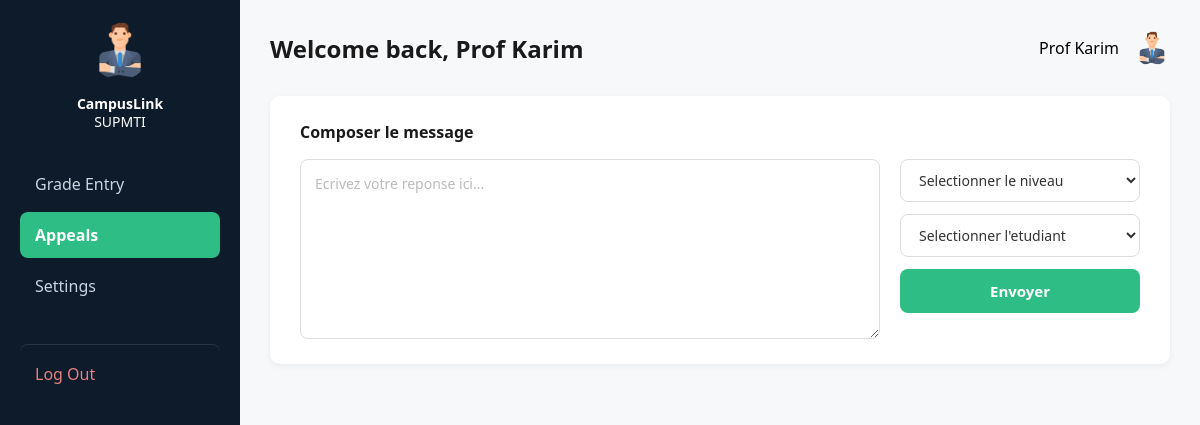
The app's page /appeals-enseignant (signed in) with its own data.
### tables this page shows
CREATE TABLE users (
        id INTEGER PRIMARY KEY AUTOINCREMENT,
        nom TEXT NOT NULL,
        email TEXT NOT NULL UNIQUE,
        mot_de_passe TEXT NOT NULL,
        role TEXT NOT NULL,
        classe TEXT,
        cne TEXT,
        cin TEXT,
        photo TEXT
    );

### app.py (the view, shortened to what this page needs)
@app.route('/appeals-enseignant', methods=['GET', 'POST'])
def appeals_enseignant():
    if session.get('user_role') != 'enseignant':
        return redirect(url_for('login'))
    enseignant_id = session.get('user_id')
    success = False
    connexion = sqlite3.connect('campuslink.db')
    curseur = connexion.cursor()
    curseur.execute('''
        SELECT messages.id, messages.contenu, messages.date_envoi,
               messages.statut, messages.reponse,
               users.nom, users.classe
        FROM messages
        JOIN users ON users.id = messages.etudiant_id
        WHERE messages.enseignant_id = ?
        ORDER BY messages.date_envoi DESC
    ''', (enseignant_id,))
    rows = curseur.fetchall()
    messages_pending  = []
    messages_answered = []
    curseur.execute("SELECT DISTINCT classe FROM users WHERE role = 'etudiant' AND classe IS NOT NULL ORDER BY classe")
    classes = [c[0] for c in curseur.fetchall()]
    connexion.close()
    return render_template(
        'appeals_enseignant.html',
        nom=session.get('user_nom'),
        messages_pending=messages_pending,
        messages_answered=messages_answered,
        classes=classes,
        success=success
    )

### app.py (called while the page is built)
@app.context_processor
def inject_current_user():
    current_role = session.get('user_role')
    current_nom = session.get('user_nom')
    current_photo = 'avatar.png'
    if 'user_id' in session:
        connexion = sqlite3.connect('campuslink.db')
        curseur = connexion.cursor()
        curseur.execute("SELECT photo FROM users WHERE id = ?", (session.get('user_id'),))
        resultat = curseur.fetchone()
        connexion.close()
        if resultat and resultat[0]:
            current_photo = resultat[0]
    return dict(
        current_role=current_role,
        current_nom=current_nom,
        current_photo=current_photo
    )

### templates/appeals_enseignant.html (shortened to what this page needs)
{% extends "base.html" %}
{% block page_header %}Welcome back, {{ current_nom }}{% endblock %}
{% block extra_css %}
<link rel="stylesheet" href="{{ url_for('static', filename='css/appeals_enseignant.css') }}">
{% endblock %}
{% block content %}
<div class="appeals-layout">
    <div class="compose-card">
        <h3>Composer le message</h3>
        <form method="POST" action="{{ url_for('appeals_enseignant') }}">
            <textarea name="reponse" class="compose-textarea" placeholder="Ecrivez votre reponse ici..."
                required></textarea>
            <div class="compose-right">
                <select name="classe" id="classeSelect" class="compose-select"
                    onchange="filterEtudiants(this.value)">
                    <option value="" disabled selected>Selectionner le niveau</option>
                </select>
                <select name="message_id" id="etudiantSelect" class="compose-select" required>
                    <option value="" disabled selected>Selectionner l'etudiant</option>
                </select>
                <button type="submit" class="btn-envoyer">Envoyer</button>
            </div>
        </form>
    </div>
</div>
{% endblock %}

### templates/base.html (shortened to what this page needs)
<!DOCTYPE html>
<html lang="fr">
<head>
    <link rel="stylesheet" href="{{ url_for('static', filename='css/dashboard.css') }}">
    {% block extra_css %}{% endblock %}
</head>
<body>
<div class="dashboard-layout">
    <aside class="sidebar">
        <div class="sidebar-profile">
            <img src="{{ url_for('static', filename='uploads/' + current_photo) if current_photo != 'avatar.png' else url_for('static', filename='images/avatar.png') }}"
                 class="sidebar-avatar" alt="Avatar">
            <div class="sidebar-brand"><strong>CampusLink</strong><br>SUPMTI</div>
        </div>
        <nav class="sidebar-nav">
            {% if current_role == 'admin' %}
                <a href="{{ url_for('dashboard_admin') }}" class="nav-item {{ 'active' if request.endpoint == 'dashboard_admin' }}">Dashboard</a>
                <a href="{{ url_for('admin_announcements') }}" class="nav-item {{ 'active' if request.endpoint in ['admin_announcements','edit_announcement'] }}">Announcements</a>
                <a href="{{ url_for('academic_structure') }}" class="nav-item {{ 'active' if request.endpoint == 'academic_structure' }}">Academic Structuring</a>
                <a href="{{ url_for('user_management') }}" class="nav-item {{ 'active' if request.endpoint in ['user_management','edit_user'] }}">User Management</a>
                <a href="{{ url_for('admin_appeals') }}" class="nav-item {{ 'active' if request.endpoint == 'admin_appeals' }}">Grade Appeals</a>
                <a href="{{ url_for('settings_admin') }}" class="nav-item {{ 'active' if request.endpoint == 'settings_admin' }}">Settings</a>
            {% elif current_role == 'enseignant' %}
                <a href="{{ url_for('grade_entry') }}" class="nav-item {{ 'active' if request.endpoint == 'grade_entry' }}">Grade Entry</a>
                <a href="{{ url_for('appeals_enseignant') }}" class="nav-item {{ 'active' if request.endpoint == 'appeals_enseignant' }}">Appeals</a>
                <a href="{{ url_for('settings_enseignant') }}" class="nav-item {{ 'active' if request.endpoint == 'settings_enseignant' }}">Settings</a>
            {% endif %}
            <a href="{{ url_for('logout') }}" class="nav-item logout-link">Log Out</a>
        </nav>
    </aside>
    <main class="main-content">
        <header class="topbar page-header">
            <h2>{% block page_header %}{% endblock %}</h2>
            <div class="topbar-right">
                <span>{{ current_nom }}</span>
                <img src="{{ url_for('static', filename='uploads/' + current_photo) if current_photo != 'avatar.png' else url_for('static', filename='images/avatar.png') }}"
                     class="topbar-avatar" alt="Avatar">
            </div>
        </header>
        {% block content %}{% endblock %}
    </main>
</div>
</body>
</html>

### static/css/dashboard.css (style rules this page uses)
* { margin: 0; padding: 0; box-sizing: border-box; font-family: 'Segoe UI', Arial, sans-serif; }
.dashboard-layout { display: flex; min-height: 100vh; }
.sidebar { width: 240px; background-color: #0d1b2a; color: white; padding: 20px; }
.sidebar-profile { text-align: center; margin-bottom: 30px; }
.sidebar-profile img { width: 60px; height: 60px; border-radius: 50%; }
.sidebar-avatar { width: 56px; height: 56px; border-radius: 50%; object-fit: cover; margin-bottom: 10px; }
.sidebar-brand { font-size: 14px; line-height: 1.3; }
.logout-link { margin-top: 30px; color: #e88080 !important; border-top: 1px solid rgba(255,255,255,0.12); padding-top: 18px !important; }
.page-header h2 { font-size: 24px; color: #1a1a1a; }
.sidebar-nav { display: flex; flex-direction: column; gap: 5px; }
.nav-item { color: #cbd5e1; text-decoration: none; padding: 12px 15px; border-radius: 8px; }
.nav-item.active { background-color: #2ebd85; color: white; font-weight: bold; }
.main-content { flex: 1; background-color: #f7f8fa; padding: 30px; }
.topbar { display: flex; justify-content: space-between; align-items: center; margin-bottom: 30px; }
.topbar-right { display: flex; align-items: center; gap: 15px; }
.topbar-avatar { width: 36px; height: 36px; border-radius: 50%; }

### static/css/appeals_enseignant.css (style rules this page uses)
.appeals-layout { display: flex; gap: 20px; }
.compose-card { background: white; border-radius: 10px; padding: 25px 30px; box-shadow: 0 2px 6px rgba(0, 0, 0, 0.06); flex: 1; }
.compose-card h3 { font-size: 16px; font-weight: 600; color: #1a1a1a; margin-bottom: 16px; }
.compose-card form { display: flex; gap: 20px; align-items: flex-start; }
.compose-textarea { flex: 1; min-height: 180px; padding: 14px; border: 1px solid #ddd; border-radius: 8px; font-size: 14px; font-family: 'Segoe UI', Arial, sans-serif; color: #333; resize: vertical; outline: none; transition: border-color 0.2s; }
.compose-textarea::placeholder { color: #bbb; }
.compose-right { display: flex; flex-direction: column; gap: 12px; min-width: 240px; }
.compose-select { width: 100%; padding: 10px 14px; border: 1px solid #ddd; border-radius: 8px; font-size: 14px; color: #333; background: white; cursor: pointer; outline: none; transition: border-color 0.2s; }
.btn-envoyer { width: 100%; background-color: #2ebd85; color: white; padding: 12px; border: none; border-radius: 8px; font-size: 15px; font-weight: bold; cursor: pointer; transition: background 0.2s; }

### records on screen
users: photo (picture), nom "Prof Karim"
